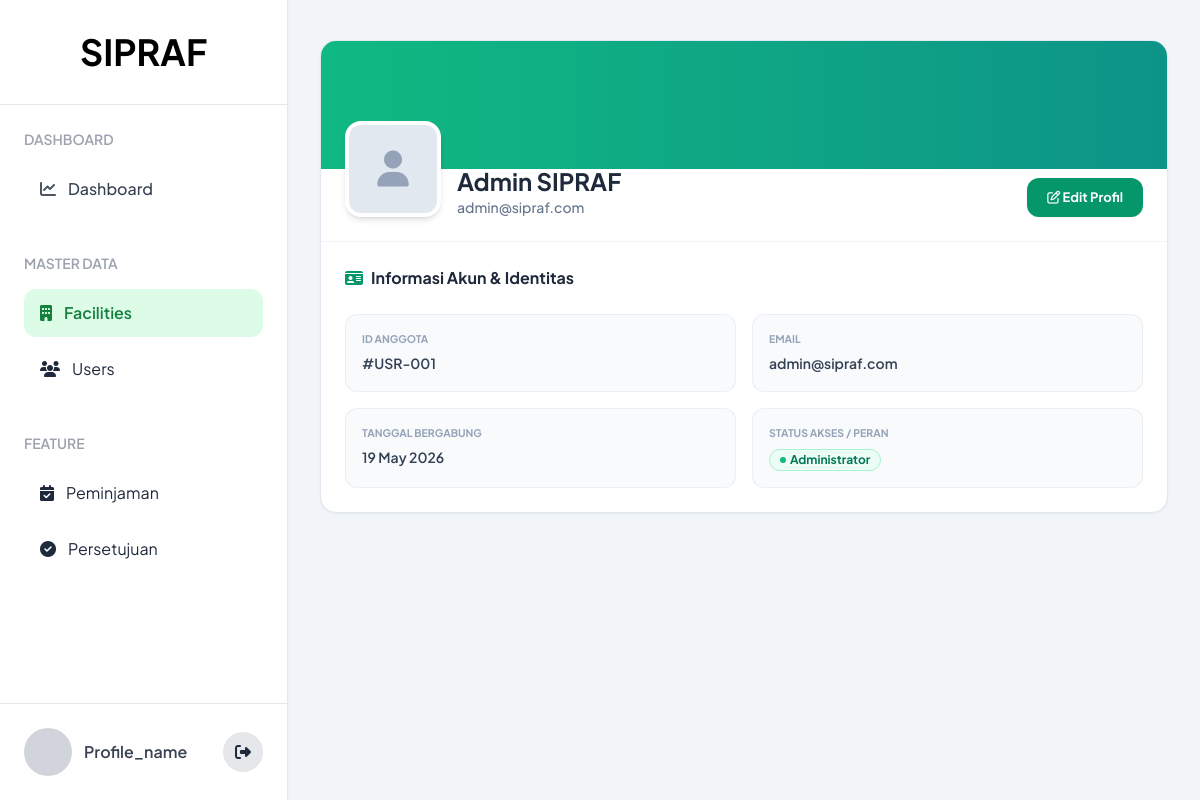
/pages/profile/index.php (signed in), run on the app's committed database.
### tables this page shows
CREATE TABLE `users` (
  `id` int NOT NULL,
  `name` varchar(255) NOT NULL,
  `email` varchar(255) NOT NULL,
  `password` varchar(255) NOT NULL,
  `role` enum('admin','supervisor','borrower') NOT NULL,
  `foto` varchar(255) DEFAULT NULL,
  `created_at` timestamp NULL DEFAULT CURRENT_TIMESTAMP
);

### helper/data/user.php (called while the page is built, shortened)
<?php
function getUserById($conn, $id) {
    $stmt = mysqli_prepare($conn, "SELECT * FROM users WHERE id = ?");
    mysqli_stmt_bind_param($stmt, "i", $id);
    mysqli_stmt_execute($stmt);
    $result = mysqli_stmt_get_result($stmt);
    return mysqli_fetch_assoc($result);
}
?>

### pages/profile/index.php (the view, shortened to what this page needs)
<?php
require_once '../../helper/db_conn.php';
require_once '../../helper/data/user.php';
$user = getUserById($conn, $_SESSION['user_id']);
if ($user['role'] == 'admin') {
    $role_tampil = 'Administrator';
} else if ($user['role'] == 'supervisor') {
    $role_tampil = 'Supervisor / PJ';
} else {
    $role_tampil = 'Pemohon';
}
?>
<!DOCTYPE html>
<html lang="id">
<head>
  <script src="https://cdn.tailwindcss.com"></script>
  <link rel="stylesheet" href="https://cdnjs.cloudflare.com/ajax/libs/font-awesome/6.5.1/css/all.min.css">
</head>
<body class="bg-slate-100 text-slate-800 flex min-h-screen">
<?php include __DIR__ . '/../../includes/sidebar.php'; ?>
  <main class="flex-1 py-10 px-8">
    <div class="max-w-4xl mx-auto space-y-6">
      <div class="bg-white rounded-2xl shadow-sm border border-slate-200 overflow-hidden">
        <div class="h-32 bg-gradient-to-r from-emerald-500 to-teal-600"></div>
        <div class="p-6 relative pt-0 flex flex-col sm:flex-row sm:items-end justify-between gap-4 border-b border-slate-100">
          <div class="flex flex-col sm:flex-row items-center sm:items-end gap-4 -mt-16 sm:-mt-12">
            <div class="w-24 h-24 bg-slate-200 rounded-2xl border-4 border-white shadow-md flex items-center justify-center text-slate-400 overflow-hidden">
              <?php if (!empty($user['foto'])) { ?>
                  <img src="../../assets/img/<?php echo htmlspecialchars($user['foto']); ?>" class="w-full h-full object-cover">
              <?php } else { ?>
                  <i class="fa-solid fa-user text-4xl"></i>
              <?php } ?>
            </div>
            <div class="text-center sm:text-left">
              <h1 class="text-2xl font-bold text-slate-800"><?php echo htmlspecialchars($user['name']); ?></h1>
              <p class="text-sm font-medium text-slate-500"><?php echo htmlspecialchars($user['email']); ?></p>
            </div>
          </div>
          <button id="btnEditContainer" onclick="bukaFormEdit()" class="bg-emerald-600 hover:bg-emerald-700 text-white px-5 py-2.5 rounded-xl text-[13px] font-bold transition shadow-sm">
            <i class="fa-regular fa-pen-to-square"></i> Edit Profil
          </button>
        </div>
        <div id="viewMode" class="p-6 space-y-6 block">
          <h2 class="text-base font-bold text-slate-800 flex items-center gap-2"><i class="fa-solid fa-id-card text-emerald-600"></i> Informasi Akun & Identitas</h2>
          <div class="grid grid-cols-1 md:grid-cols-2 gap-4">
            <div class="bg-slate-50 p-4 rounded-xl border border-slate-200/60"><span class="text-[10.5px] font-bold text-slate-400 uppercase block mb-1">ID Anggota</span><span class="text-sm font-semibold text-slate-700">#USR-<?php echo sprintf("%03d", $user['id']); ?></span></div>
            <div class="bg-slate-50 p-4 rounded-xl border border-slate-200/60"><span class="text-[10.5px] font-bold text-slate-400 uppercase block mb-1">Email</span><span class="text-sm font-semibold text-slate-700"><?php echo htmlspecialchars($user['email']); ?></span></div>
            <div class="bg-slate-50 p-4 rounded-xl border border-slate-200/60"><span class="text-[10.5px] font-bold text-slate-400 uppercase block mb-1">Tanggal Bergabung</span><span class="text-sm font-semibold text-slate-700"><?php echo date('d F Y', strtotime($user['created_at'])); ?></span></div>
            <div class="bg-slate-50 p-4 rounded-xl border border-slate-200/60">
              <span class="text-[10.5px] font-bold text-slate-400 uppercase block mb-1">Status Akses / Peran</span>
              <span class="inline-flex items-center gap-1 px-2.5 py-0.5 rounded-full text-xs font-bold bg-emerald-50 text-emerald-700 border border-emerald-200"><span class="w-1.5 h-1.5 rounded-full bg-emerald-500 animate-pulse"></span> <?php echo $role_tampil; ?></span>
            </div>
          </div>
        </div>
      </div>
    </div>
  </main>
</body>
</html>

### pages/profile/index.php (style rules this page uses)
body { font-family: 'Plus Jakarta Sans', sans-serif; }

### data on the page
users: name "Admin SIPRAF", email "admin@sipraf.com", id "001", created_at "19 May 2026", role "Administrator"
